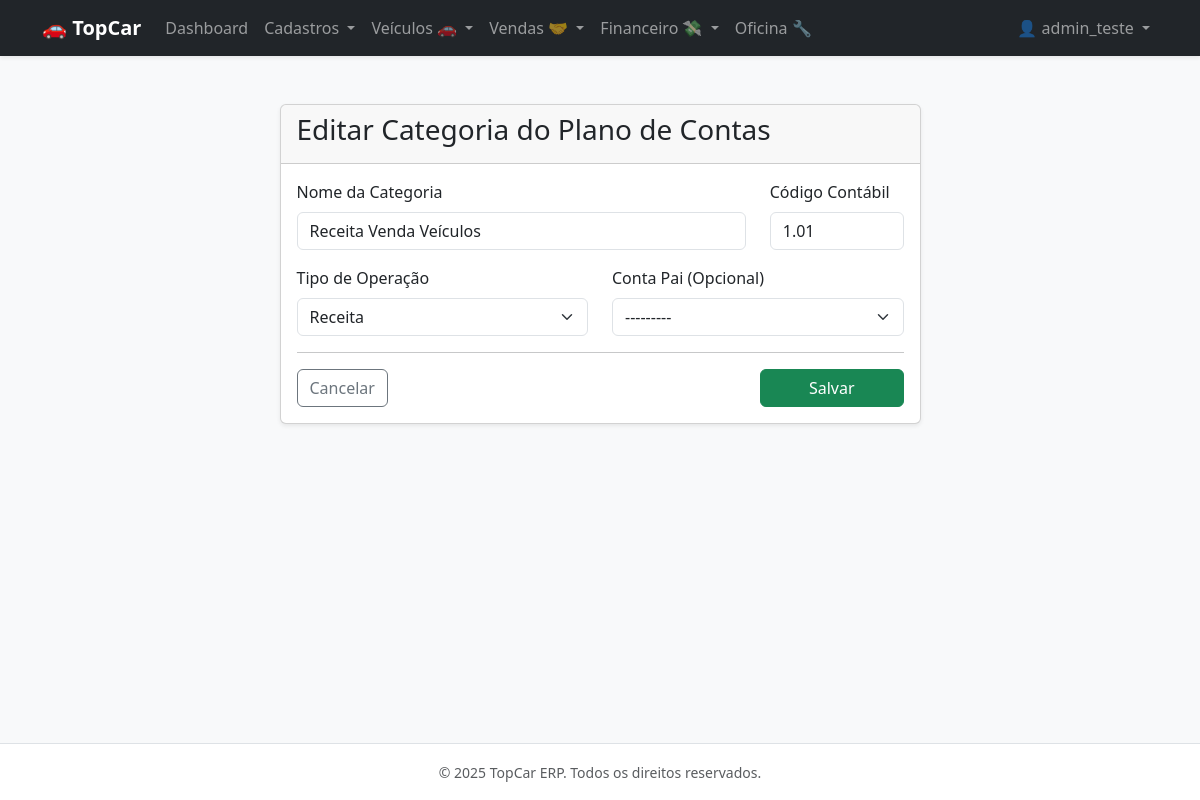
Page /financial/chart-of-accounts/1/edit/ (signed in) on the committed database.
### apps/core/models.py (models this page shows, shortened)
class CustomUser(AbstractUser):
    class Meta:
        verbose_name = 'Usuário do Sistema'
        verbose_name_plural = 'Usuários do Sistema'

### apps/financial/models.py (models this page shows)
class ChartOfAccounts(TenantAwareModel):
    OPERATION_CHOICES = [
        ('REVENUE', 'Receita'),
        ('EXPENSE', 'Despesa'),
    ]
    name = models.CharField(max_length=100, verbose_name="Nome da Categoria")
    code = models.CharField(max_length=20, unique=True, verbose_name="Código Contábil") # Ex: 1.01
    operation_type = models.CharField(max_length=10, choices=OPERATION_CHOICES)
    parent = models.ForeignKey('self', on_delete=models.CASCADE, null=True, blank=True, related_name='children')
    class Meta:
        verbose_name = "Plano de Contas"
        verbose_name_plural = "Planos de Contas"
        ordering = ['code']
    def __str__(self):
        return f"{self.code} - {self.name}"

### apps/financial/views.py (the view)
# urls.py: path('chart-of-accounts/<int:pk>/edit/', views.chart_of_accounts_update, name='chart_of_accounts_update'),
@login_required
def chart_of_accounts_update(request, pk):
    account = get_object_or_404(ChartOfAccounts, pk=pk)
    if request.method == 'POST':
        form = ChartOfAccountsForm(request.POST, instance=account)
        if form.is_valid():
            form.save()
            messages.success(request, f"Categoria '{account.name}' ({account.code}) atualizada.")
            return redirect('chart_of_accounts_list')
    else:
        form = ChartOfAccountsForm(instance=account)
    return render(request, 'financial/chart_of_accounts_form.html', {'form': form, 'action': 'Editar'})

### apps/financial/forms.py
class ChartOfAccountsForm(forms.ModelForm):
    class Meta:
        model = ChartOfAccounts
        fields = ['name', 'code', 'operation_type', 'parent']
        labels = {
            'name': 'Nome da Categoria',
            'code': 'Código Contábil',
            'operation_type': 'Tipo de Operação',
            'parent': 'Conta Pai (Opcional)'
        }
        widgets = {
            'name': forms.TextInput(attrs={'class': 'form-control', 'placeholder': 'Ex: Despesa - Energia Elétrica'}),
            'code': forms.TextInput(attrs={'class': 'form-control', 'placeholder': 'Ex: 4.01.01'}),
            'operation_type': forms.Select(attrs={'class': 'form-select'}),
            'parent': forms.Select(attrs={'class': 'form-select'}),
        }
    def __init__(self, *args, **kwargs):
        super().__init__(*args, **kwargs)
        queryset = ChartOfAccounts.objects.all().order_by('code')
        if self.instance and self.instance.pk:
            queryset = queryset.exclude(pk=self.instance.pk)
        self.fields['parent'].queryset = queryset
        self.fields['parent'].required = False

### templates/financial/chart_of_accounts_form.html (shortened to what this page needs)
{% extends 'base.html' %}
{% block content %}
<div class="row justify-content-center">
    <div class="col-md-7">
        <div class="card shadow-sm">
            <div class="card-header">
                <h3>{{ action }} Categoria do Plano de Contas</h3>
            </div>
            <div class="card-body">
                <form method="post" autocomplete="off">
                    <div class="row mb-3">
                        <div class="col-md-9">
                            <label class="form-label">{{ form.name.label }}</label>
                            {{ form.name }}
                        </div>
                        <div class="col-md-3">
                            <label class="form-label">{{ form.code.label }}</label>
                            {{ form.code }}
                        </div>
                    </div>
                    <div class="row mb-3">
                        <div class="col-md-6">
                            <label class="form-label">{{ form.operation_type.label }}</label>
                            {{ form.operation_type }}
                        </div>
                        <div class="col-md-6">
                            <label class="form-label">{{ form.parent.label }}</label>
                            {{ form.parent }}
                        </div>
                    </div>
                    <hr>
                    <div class="d-flex justify-content-between">
                        <a href="{% url 'chart_of_accounts_list' %}" class="btn btn-outline-secondary">Cancelar</a>
                        <button type="submit" class="btn btn-success px-5">Salvar</button>
                    </div>
                </form>
            </div>
        </div>
    </div>
</div>
{% endblock %}

### templates/base.html (shortened to what this page needs)
<!DOCTYPE html>
<html lang="pt-br">
<head>
    <link href="https://cdn.jsdelivr.net/npm/bootstrap@5.3.0/dist/css/bootstrap.min.css" rel="stylesheet">
</head>
<body class="bg-light d-flex flex-column min-vh-100">
    <nav class="navbar navbar-expand-lg navbar-dark bg-dark shadow-sm">
        <div class="container">
            <a class="navbar-brand fw-bold" href="{% url 'dashboard' %}">🚗 TopCar</a>
            <div class="collapse navbar-collapse" id="navbarNav">
                <ul class="navbar-nav me-auto">
                    {% if user.is_authenticated %}
                        <li class="nav-item">
                            <a class="nav-link" href="{% url 'dashboard' %}">Dashboard</a>
                        </li>
                        <li class="nav-item dropdown">
                            <a class="nav-link dropdown-toggle" href="#" role="button" data-bs-toggle="dropdown">
                                Cadastros
                            </a>
                        </li>
                        <li class="nav-item dropdown">
                            <a class="nav-link dropdown-toggle" href="#" role="button" data-bs-toggle="dropdown">
                                Veículos 🚗
                            </a>
                        </li>
                        <li class="nav-item dropdown">
                            <a class="nav-link dropdown-toggle" href="#" role="button" data-bs-toggle="dropdown">
                                Vendas 🤝
                            </a>
                        </li>
                        <li class="nav-item dropdown">
                            <a class="nav-link dropdown-toggle" href="#" role="button" data-bs-toggle="dropdown">
                                Financeiro 💸
                            </a>
                        </li>
                        <li class="nav-item">
                            <a class="nav-link" href="{% url 'maintenance_list' %}">Oficina 🔧</a>
                        </li>
                    {% endif %}
                </ul>
                <ul class="navbar-nav">
                    {% if user.is_authenticated %}
                        <li class="nav-item dropdown">
                            <a class="nav-link dropdown-toggle" href="#" role="button" data-bs-toggle="dropdown">
                                👤 {{ user.username }}
                            </a>
                        </li>
                    {% else %}
                        <li class="nav-item">
                            <a class="nav-link btn btn-primary text-white px-4" href="{% url 'login' %}">Entrar</a>
                        </li>
                    {% endif %}
                </ul>
            </div>
        </div>
    </nav>
    <main class="container my-4 flex-grow-1">
        {% block content %}
        {% endblock %}
    </main>
    <footer class="bg-white py-3 mt-auto border-top">
        <div class="container text-center text-muted">
            <small>&copy; 2025 TopCar ERP. Todos os direitos reservados.</small>
        </div>
    </footer>
</body>
</html>

### rows in the picture
CustomUser: username "admin_teste"
ChartOfAccounts: name "Receita Venda Veículos", code "1.01", operation_type "Receita", parent "---------"

### other values in the picture
{{ action }} "Editar"
